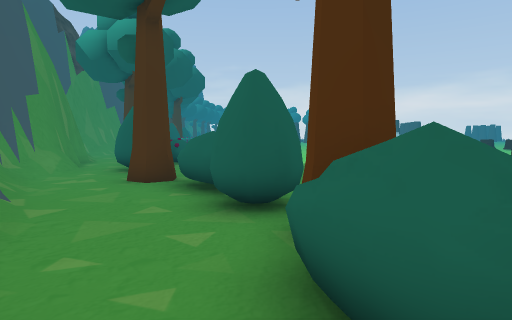
view 1 (above)

24 first-person views from a walk through a 3-D level made in the Unity game engine. The camera is 1.4 m above the floor, tilts 4° down and sees 75° across. The floor is counted in squares, 2 m on a side. Each view is taken from the middle of a square. On the plan, view 1 faces up. The plan holds only what a view shows up to about 10 squares ahead; the rest is blank. The place goes on beyond the plan. The player character is not drawn. Some surface patterns are stand-ins.

view 2
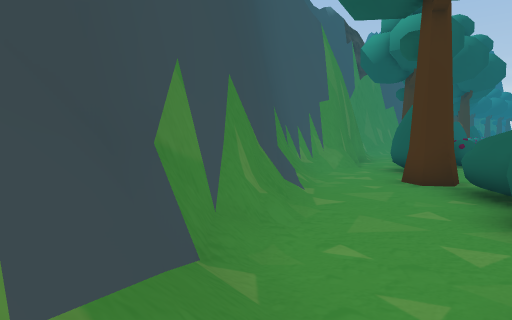

view 3
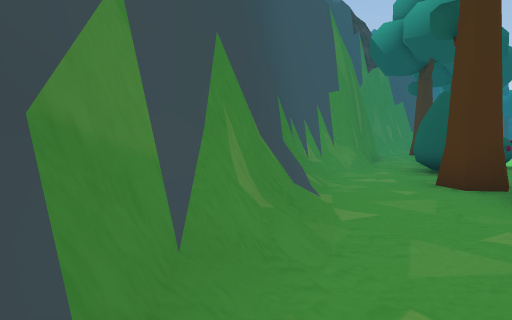

view 4
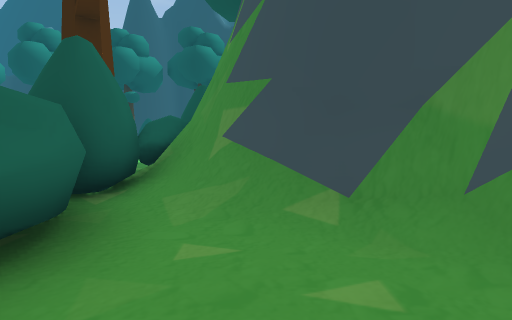

view 5
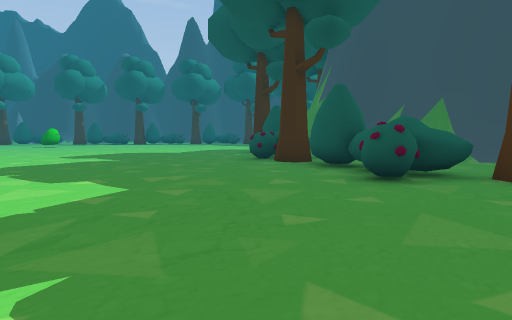

view 6
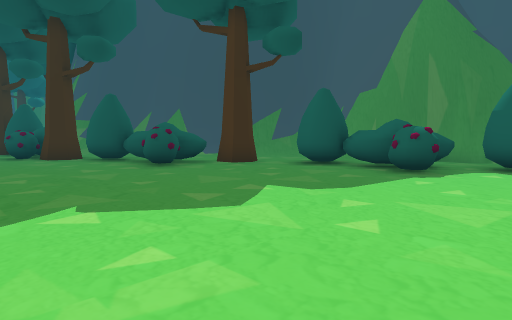

view 7
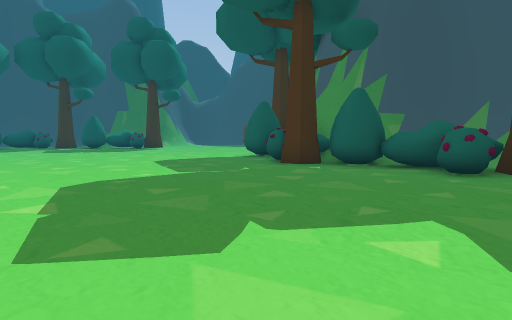

view 8
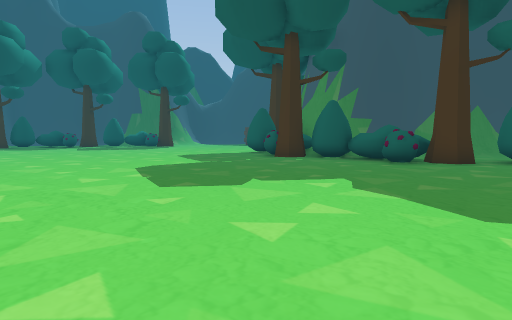

view 9
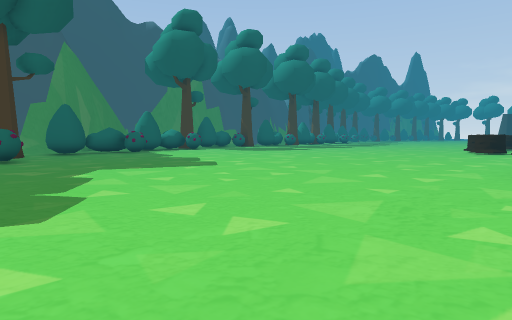

view 10
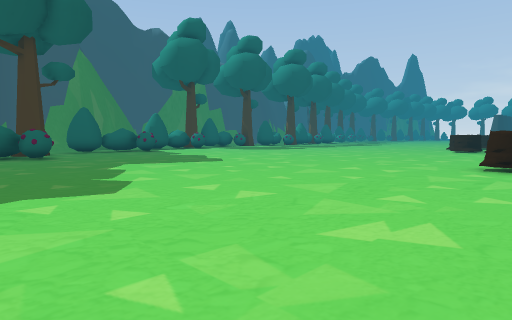

view 11
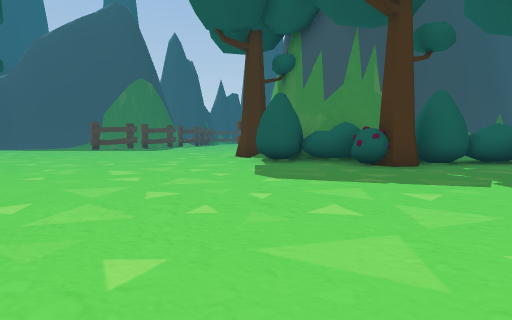

view 12
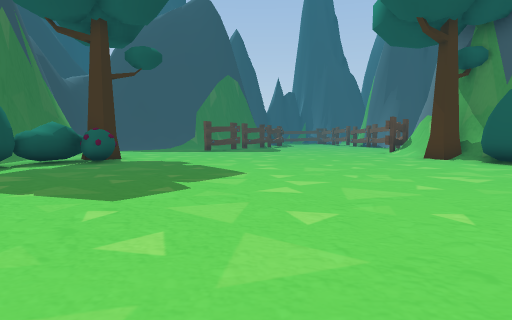

view 13
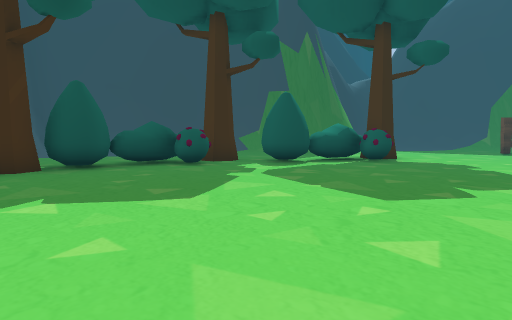

view 14
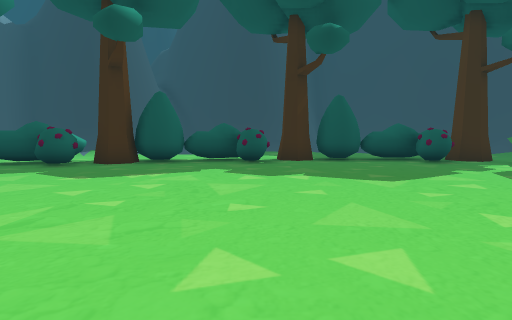

view 15
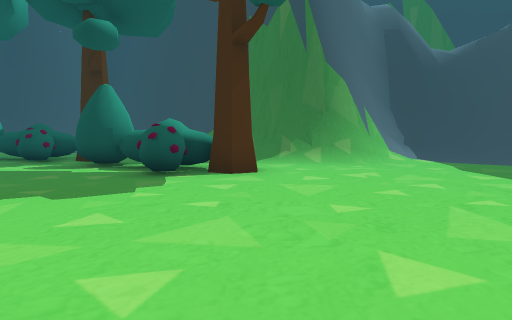

view 16
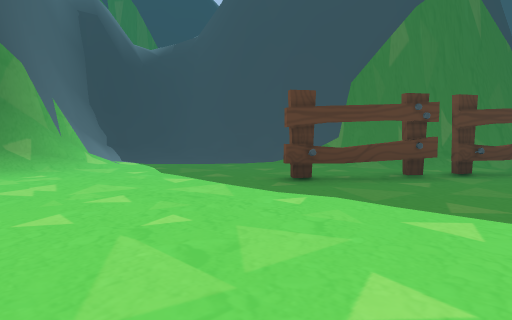

view 17
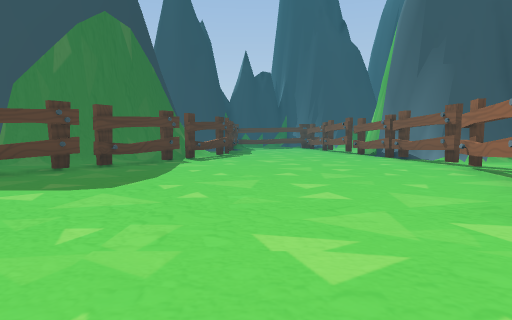

view 18
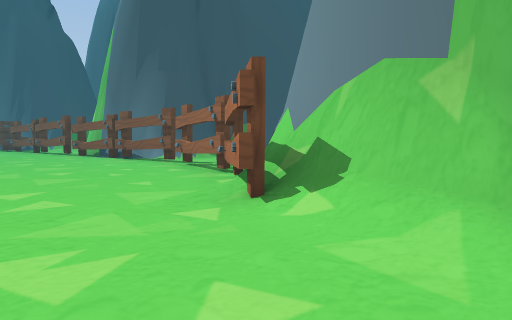

view 19
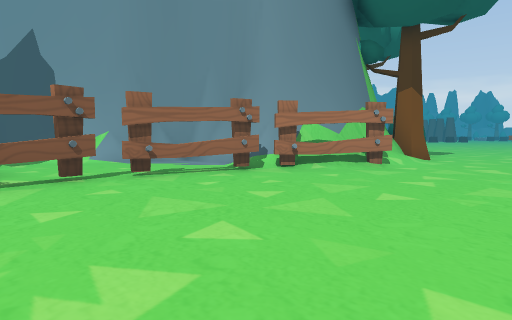

view 20
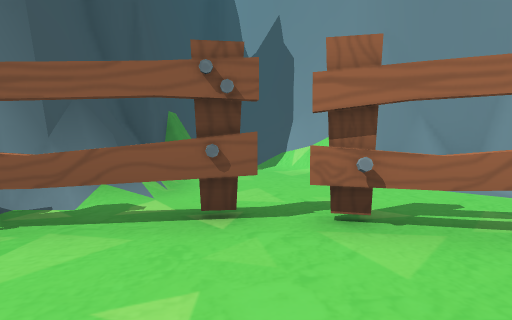

view 21
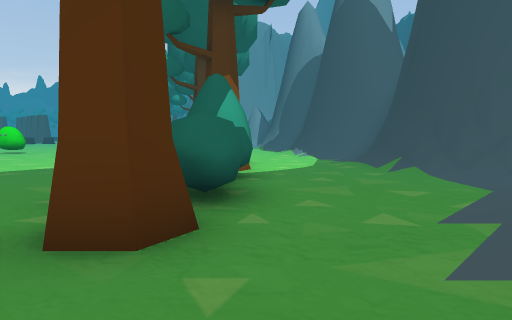

view 22
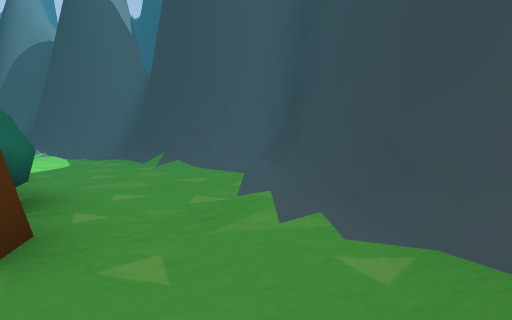

view 23
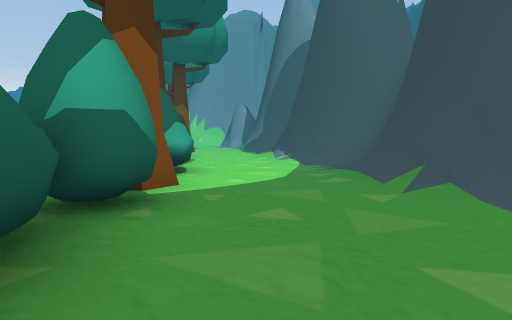

view 24
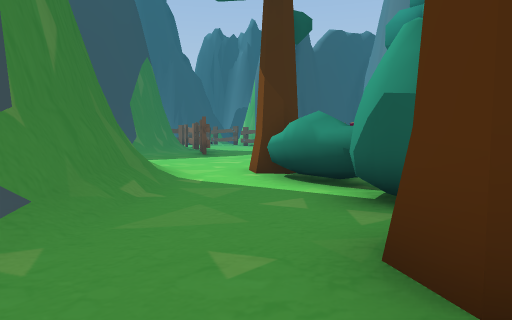

### Floor plan
Key: @ floor where view 1 was taken; # wall or solid block; . floor; / step, stairs or slope; = window, fence, low wall or low ledge; ^ raised ledge; T tree; S stump; O other object.
Columns run from 12 left of view 1 to 13 right of it. Each row starts with its distance up from view 1.
 15             ..... .....
 14         #..............S
 13      #..^#.............S
 12      ^..##..............
 11        .#...............
 10       #.##..............
  9       #..................
  8       =..TT##............
  7       #/..T##............
  6        #/..##............
  5        ^/...#............
  4   #     #/..#T..........
  3 ^ #^    ^#...T..........
  2 ^###     #/..##.........
  1 ^#.#^    ^#//#.........
  0 # . ##^   ^#@##........
 -1 #.... #    ^##T........
 -2 #.....#     ###........
 -3 OOOO###     ##.........
 -4 O...OO##^  ###.........
 -5 .......O#=#T#..........
 -6 ......................
 -7 .....................
 -8 ....................
 -9 .................... .
-10  ......................
-11 OOO.....................
-12 # OO.....................
-13 ##..OO...................
-14  #/.......................
-15  ^/.........O.............
-16   #/.......TO.............
-17   #/........OOO..........#
-18   ^#/./////.....O....#.##T
-19    ##/##^##/...TOOOTT### .
-20     ^^^    #/......O......
-21            ##.............
-22             ##/........../
-23              ##/...////./#
-24               ##/./#### /#
-25                ##/##     #

Positions as (right, up) in squares from view 1, and headings:
1: (0, 0), facing up
2: (0, 0), facing up-left
3: (-1, 1), facing up-left
4: (-1, 4), facing down
5: (2, 13), facing down
6: (4, 15), facing down-left
7: (9, 4), facing down-left
8: (11, 6), facing down-left
9: (11, 6), facing up-left
10: (12, 5), facing up-left
11: (10, -5), facing left
12: (9, -11), facing left
13: (9, -11), facing down-left
14: (9, -9), facing down
15: (-2, -9), facing down
16: (-3, -10), facing down-left
17: (-2, -8), facing left
18: (-2, -8), facing up-left
19: (-12, -9), facing up-right
20: (-10, -6), facing up
21: (0, -20), facing right
22: (0, -19), facing down-right
23: (3, -21), facing right
24: (3, -21), facing up-left
